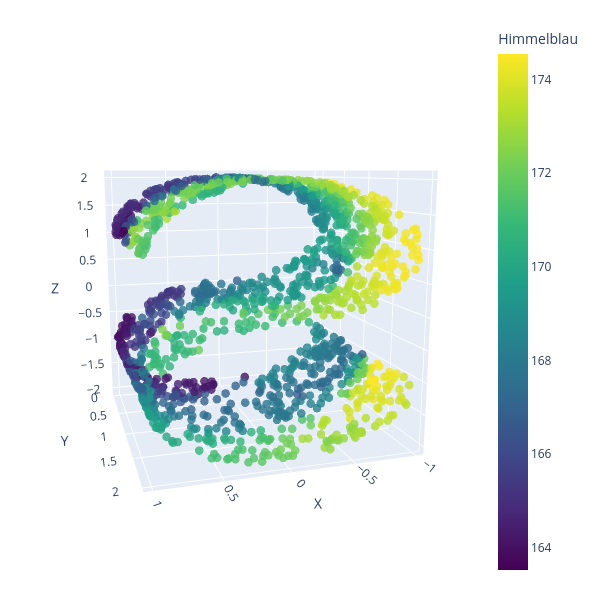

Notebook source saved alongside this figure:
### Code cell
# Compute Himmelblau values on the latent space
himmelblau_vals = himmelblau(X_latent[:, 0], X_latent[:, 1])  # shape (N,)

fig = go.Figure(data=[go.Scatter3d(
    x=Y[:, 0], y=Y[:, 1], z=Y[:, 2],
    mode='markers',
    marker=dict(
        size=5,
        color=himmelblau_vals,  # <-- use Himmelblau here!
        colorscale='Viridis',
        opacity=0.8,
        colorbar=dict(title='Himmelblau')
    )
)])

fig.update_layout(
    scene=dict(
        aspectmode='cube',
        xaxis_title='X', yaxis_title='Y', zaxis_title='Z',
        camera=dict(eye=dict(x=0.75, y=2.5, z=0.5))
    ),
    width=600, height=600,
    margin=dict(r=30, b=20, l=20, t=20)
)
fig.show()

### Figure 1 — Plotly figure (JSON) as saved in the notebook; plotly's stock layout.template omitted (floating-point values rounded to 4 significant figures; data arrays with more than 128 entries replaced by an {"elided": "..."} marker saying what was removed)
{"data": [{"marker": {"color": {"elided": "1500 float values"}, "colorbar": {"title": {"text": "Himmelblau"}}, "colorscale": [[0, "#440154"], [0.1111, "#482878"], [0.2222, "#3e4989"], [0.3333, "#31688e"], [0.4444, "#26828e"], [0.5556, "#1f9e89"], [0.6667, "#35b779"], [0.7778, "#6ece58"], [0.8889, "#b5de2b"], [1, "#fde725"]], "opacity": 0.8, "size": 5}, "mode": "markers", "type": "scatter3d", "x": {"elided": "1500 float values"}, "y": {"elided": "1500 float values"}, "z": {"elided": "1500 float values"}}], "layout": {"height": 600, "margin": {"b": 20, "l": 20, "r": 30, "t": 20}, "scene": {"aspectmode": "cube", "camera": {"eye": {"x": 0.75, "y": 2.5, "z": 0.5}}, "xaxis": {"title": {"text": "X"}}, "yaxis": {"title": {"text": "Y"}}, "zaxis": {"title": {"text": "Z"}}}, "width": 600}}
